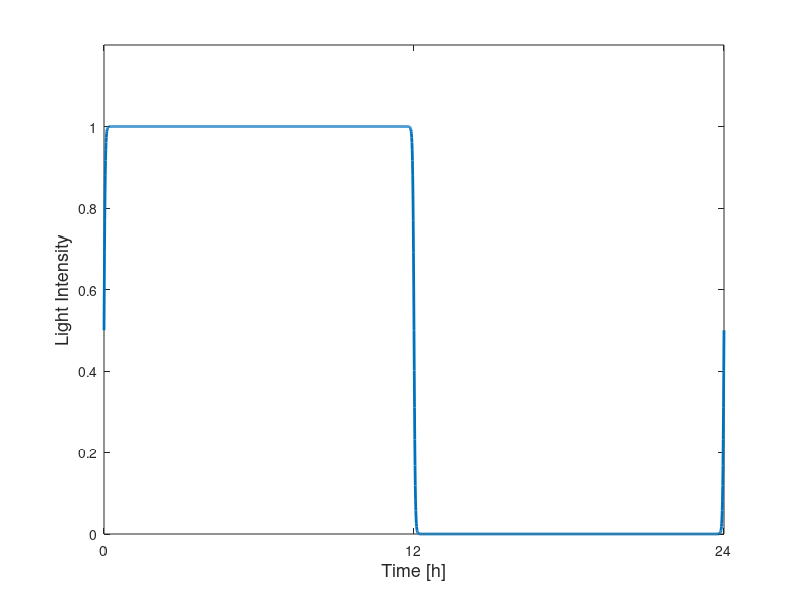

Write the MATLAB code that produced this figure. (Note: this script raises an error after producing the figure.)
clc
% Light Parameters Inputs
% close all
for i = 1
c.LightOffset = 0;
c.LightAmp = 1;
c.period = 24; % >c.photoperiod
c.twilight = 0.05;
c.dawn = 0;
c.photoperiod = 12;
t = [0:0.01:c.period];

L = c.LightOffset ...
    + 0.5*c.LightAmp*((1 + tanh((c.period/c.twilight)*((t+c.dawn)/c.period - floor(floor(t+c.dawn)/c.period)))) ...
    - (1 + tanh((c.period/c.twilight)*((t+c.dawn)/c.period - floor(floor(t+c.dawn)/c.period)) - c.photoperiod/c.twilight)) ...
    + (1 + tanh((c.period/c.twilight)*((t+c.dawn)/c.period - floor(floor(t+c.dawn)/c.period)) - c.period/c.twilight)));


Light_state = {'Lights Off','Lights On'};
figure(1)
% subplot (3,2,6)
plot(t, L, 'LineWidth', 2)
hold on
% title('Light Function', 'FontAngle','italic', 'FontSize', 14 )
xlim([0, c.period])
ylim([0 1.2])
% axis([0, t(end), c.LightOffset, 2*c.LightAmp])
xticks([0, c.photoperiod, c.period])
% xticklabels({'0', '12', '24'})
xlabel('Time [h]', 'FontSize',13)
ylabel('Light Intensity', 'FontSize',13)
% legend('Normal Intensity', '10% Increased Intensity')

    circaplot([],[],[0 , c.photoperiod],['w','k'],c.period)
   % v = axis;
%     text(v(1)+ (c.photoperiod/2), v(4)*(-0.032),Light_state{2}, 'HorizontalAlignment', 'center', 'FontAngle','italic')
%     text(v(1)+ ((c.period - c.photoperiod)/2)+c.photoperiod, v(4)*(-0.032),Light_state{1}, 'HorizontalAlignment', 'center', 'Color', 'white', 'FontAngle','italic')
%     text(c.photoperiod, -0.21, num2str(c.photoperiod), 'HorizontalAlignment', 'center')
%     set(gca, 'XMinorTick', 'on');
box on
end